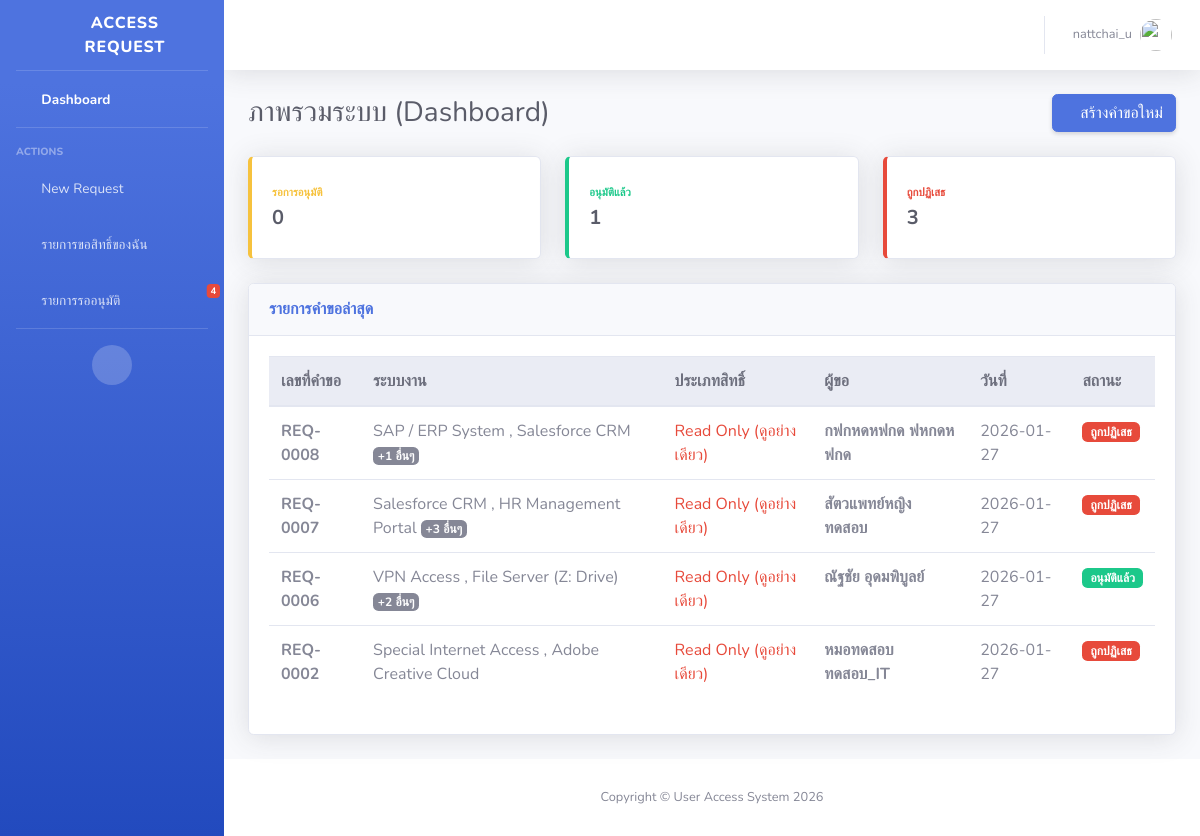
Screenshot of / (signed in) with the database file from the repository.
### access_requests/models.py (models this page shows, shortened)
class AccessRequest(models.Model):
    STATUS_CHOICES = [
        ('pending_manager', 'รอหัวหน้าอนุมัติ (Wait for Manager)'),
        ('pending_it', 'รอ IT อนุมัติ (Wait for IT)'),
        ('approved', 'อนุมัติแล้ว (Approved)'),
        ('rejected', 'ไม่อนุมัติ (Rejected)'),
    ]
    ACCESS_LEVEL_CHOICES = [
        ('read', 'Read Only (ดูอย่างเดียว)'),
        ('editor', 'Editor (แก้ไขข้อมูลได้)'),
        ('admin', 'Admin (ผู้ดูแลระบบ)'),
    ]
    request_code = models.CharField(max_length=20, unique=True, editable=False)
    user = models.ForeignKey(User, on_delete=models.CASCADE, related_name='access_requests', null=True, blank=True)
    PREFIX_CHOICES = [
        ('mr', 'นาย/Mr.'),
        ('mrs', 'นาง/Mrs.'),
        ('miss', 'นางสาว/Miss'),
        ('dr_m', 'น.สพ./Dr.'),
        ('dr_f', 'สพ.ญ./Dr.'),
        ('other', 'อื่นๆ'),
    ]
    employee_id = models.CharField(max_length=20, verbose_name="รหัสพนักงาน")
    email = models.EmailField(verbose_name="E-mail")
    prefix = models.CharField(max_length=20, choices=PREFIX_CHOICES, verbose_name="คำนำหน้าชื่อ")
    prefix_other = models.CharField(max_length=100, blank=True, null=True, verbose_name="คำนำหน้าชื่อ (อื่นๆ)")
    prefix_th = models.CharField(max_length=20, blank=True, null=True, verbose_name="คำนำหน้า (ไทย)")
    prefix_en = models.CharField(max_length=20, blank=True, null=True, verbose_name="คำนำหน้า (อังกฤษ)")
    firstname_th = models.CharField(max_length=150, verbose_name="ชื่อ (ไทย)", default="")
    lastname_th = models.CharField(max_length=150, verbose_name="นามสกุล (ไทย)", default="")
    firstname_en = models.CharField(max_length=150, verbose_name="ชื่อ (อังกฤษ)", default="")
    lastname_en = models.CharField(max_length=150, verbose_name="นามสกุล (อังกฤษ)", default="")
    department = models.ForeignKey(Department, on_delete=models.SET_NULL, null=True, verbose_name="แผนก")
    position = models.ForeignKey(Position, on_delete=models.SET_NULL, null=True, verbose_name="ตำแหน่ง")
    systems = models.ManyToManyField(System)
    access_level = models.CharField(max_length=20, choices=ACCESS_LEVEL_CHOICES, default='read')
    reason = models.TextField()
    status = models.CharField(max_length=20, choices=STATUS_CHOICES, default='pending_manager')
    created_at = models.DateTimeField(auto_now_add=True)
    updated_at = models.DateTimeField(auto_now=True)
    manager_approver = models.ForeignKey(User, on_delete=models.SET_NULL, null=True, blank=True, related_name='manager_approvals', verbose_name="ผู้อนุมัติ (Manager)")
    manager_approval_date = models.DateTimeField(null=True, blank=True)
    manager_comment = models.TextField(blank=True, null=True, verbose_name="ความเห็น Manager")
    it_approver = models.ForeignKey(User, on_delete=models.SET_NULL, null=True, blank=True, related_name='it_approvals', verbose_name="ผู้อนุมัติ (IT)")
    it_approval_date = models.DateTimeField(null=True, blank=True)
    reject_reason = models.TextField(blank=True, null=True, verbose_name="เหตุผลที่ปฏิเสธ")
    rejected_by = models.ForeignKey(User, on_delete=models.SET_NULL, null=True, blank=True, related_name='rejected_requests', verbose_name="ผู้ปฏิเสธ")
    rejected_at = models.DateTimeField(null=True, blank=True, verbose_name="วันที่ปฏิเสธ")

class System(models.Model):
    name = models.CharField(max_length=100)
    description = models.TextField(blank=True)

### access_requests/views.py (the view)
# urls.py: path('', views.dashboard, name='dashboard'),
@login_required
def dashboard(request):
    requests = AccessRequest.objects.filter(user=request.user).order_by('-created_at')
    pending_count = requests.filter(status='pending').count()
    approved_count = requests.filter(status='approved').count()
    rejected_count = requests.filter(status='rejected').count()
    context = {
        'requests': requests[:10], # Show recent 10
        'pending_count': pending_count,
        'approved_count': approved_count,
        'rejected_count': rejected_count,
    }
    return render(request, 'access_requests/dashboard.html', context)

### access_requests/context_processors.py (called while the page is built)
def pending_approvals_count(request):
    if request.user.is_authenticated and request.user.is_staff:
        count = AccessRequest.objects.filter(status__in=['pending_manager', 'pending_it']).count()
        return {'pending_approval_count': count}
    return {}

### templates/access_requests/dashboard.html (shortened to what this page needs)
{% extends 'base.html' %}
{% block content %}
<div class="d-sm-flex align-items-center justify-content-between mb-4">
    <h1 class="h3 mb-0 text-gray-800">ภาพรวมระบบ (Dashboard)</h1>
    <a href="{% url 'create_request' %}" class="btn btn-primary shadow-sm">
        <i class="fas fa-plus fa-sm text-white-50"></i> สร้างคำขอใหม่
    </a>
</div>
<div class="row">
    <div class="col-xl-4 col-md-4 mb-4">
        <div class="card border-left-warning shadow h-100 py-2">
            <div class="card-body">
                <div class="row no-gutters align-items-center">
                    <div class="col mr-2">
                        <div class="text-xs font-weight-bold text-warning text-uppercase mb-1">
                            รอการอนุมัติ</div>
                        <div class="h5 mb-0 font-weight-bold text-gray-800">{{ pending_count }}</div>
                    </div>
                    <div class="col-auto">
                        <i class="fas fa-clock fa-2x text-gray-300"></i>
                    </div>
                </div>
            </div>
        </div>
    </div>
    <div class="col-xl-4 col-md-4 mb-4">
        <div class="card border-left-success shadow h-100 py-2">
            <div class="card-body">
                <div class="row no-gutters align-items-center">
                    <div class="col mr-2">
                        <div class="text-xs font-weight-bold text-success text-uppercase mb-1">
                            อนุมัติแล้ว</div>
                        <div class="h5 mb-0 font-weight-bold text-gray-800">{{ approved_count }}</div>
                    </div>
                    <div class="col-auto">
                        <i class="fas fa-check-circle fa-2x text-gray-300"></i>
                    </div>
                </div>
            </div>
        </div>
    </div>
    <div class="col-xl-4 col-md-4 mb-4">
        <div class="card border-left-danger shadow h-100 py-2">
            <div class="card-body">
                <div class="row no-gutters align-items-center">
                    <div class="col mr-2">
                        <div class="text-xs font-weight-bold text-danger text-uppercase mb-1">
                            ถูกปฏิเสธ</div>
                        <div class="h5 mb-0 font-weight-bold text-gray-800">{{ rejected_count }}</div>
                    </div>
                    <div class="col-auto">
                        <i class="fas fa-ban fa-2x text-gray-300"></i>
                    </div>
                </div>
            </div>
        </div>
    </div>
</div>
<div class="row">
    <div class="col-xl-12 col-lg-12">
        <div class="card shadow mb-4">
            <div class="card-header py-3">
                <h6 class="m-0 font-weight-bold text-primary">รายการคำขอล่าสุด</h6>
            </div>
            <div class="card-body">
                <div class="table-responsive">
                    <table class="table table-hover" id="dataTable" width="100%" cellspacing="0">
                        <thead class="thead-light">
                            <tr>
                                <th>เลขที่คำขอ</th>
                                <th>ระบบงาน</th>
                                <th>ประเภทสิทธิ์</th>
                                <th>ผู้ขอ</th>
                                <th>วันที่</th>
                                <th>สถานะ</th>
                            </tr>
                        </thead>
                        <tbody>
                            {% for req in requests %}
                            <tr>
                                <td class="font-weight-bold">{{ req.request_code }}</td>
                                <td>
                                    {% for sys in req.systems.all %}
                                        {% if forloop.counter <= 2 %}
                                            {% if not forloop.first %}, {% endif %}
                                            {{ sys.name }}
                                        {% endif %}
                                    {% endfor %}
                                    {% if req.systems.count > 2 %}
                                        <span class="badge badge-secondary" data-toggle="tooltip" data-placement="top" title="{% for sys in req.systems.all %}{{ sys.name }}{% if not forloop.last %}, {% endif %}{% endfor %}">
                                            +{{ req.systems.count|add:"-2" }} อื่นๆ
                                        </span>
                                    {% endif %}
                                </td>
                                <td class="text-danger">
                                    {{ req.get_access_level_display }}
                                </td>
                                <td>
                                    <div class="font-weight-bold">{{ req.firstname_th }} {{ req.lastname_th }}</div>
                                </td>
                                <td>{{ req.created_at|date:"Y-m-d" }}</td>
                                <td>
                                    {% if req.status == 'approved' %}
                                        <span class="badge badge-success px-2 py-1" data-toggle="tooltip" data-placement="top" title="Approver: {{ req.it_approver.get_full_name|default:req.it_approver.username }} (IT)">อนุมัติแล้ว</span>
                                    {% elif req.status == 'rejected' %}
                                        <span class="badge badge-danger px-2 py-1">ถูกปฏิเสธ</span>
                                    {% else %}
                                        <span class="badge badge-warning px-2 py-1 text-white">รออนุมัติ</span>
                                    {% endif %}
                                </td>
                            </tr>
                            {% empty %}
                            <tr>
                                <td colspan="6" class="text-center">ไม่พบรายการคำขอ</td>
                            </tr>
                            {% endfor %}
                        </tbody>
                    </table>
                </div>
            </div>
        </div>
    </div>
</div>
{% endblock %}

### templates/base.html (shortened to what this page needs)
{% load static %}
<!DOCTYPE html>
<html lang="en">
<head>
    <link href="{% static 'vendor/fontawesome-free/css/all.min.css' %}" rel="stylesheet" type="text/css">
    <link href="{% static 'css/sb-admin-2.min.css' %}" rel="stylesheet">
</head>
<body id="page-top">
    <div id="wrapper">
        {% if user.is_authenticated %}
        <ul class="navbar-nav bg-gradient-primary sidebar sidebar-dark accordion" id="accordionSidebar">
            <a class="sidebar-brand d-flex align-items-center justify-content-center" href="{% url 'dashboard' %}">
                <div class="sidebar-brand-icon rotate-n-15">
                    <i class="fas fa-lock"></i>
                </div>
                <div class="sidebar-brand-text mx-3">Access Request</div>
            </a>
            <hr class="sidebar-divider my-0">
            <li class="nav-item active">
                <a class="nav-link" href="{% url 'dashboard' %}">
                    <i class="fas fa-fw fa-tachometer-alt"></i>
                    <span>Dashboard</span></a>
            </li>
            <hr class="sidebar-divider">
            <div class="sidebar-heading">
                Actions
            </div>
            <li class="nav-item">
                <a class="nav-link" href="{% url 'create_request' %}">
                    <i class="fas fa-fw fa-plus-circle"></i>
                    <span>New Request</span></a>
            </li>
            <li class="nav-item">
                <a class="nav-link" href="{% url 'request_list' %}">
                    <i class="fas fa-fw fa-list"></i>
                    <span>รายการขอสิทธิ์ของฉัน</span></a>
            </li>
            {% if user.is_staff %}
            <li class="nav-item">
                <a class="nav-link" href="{% url 'approval_list' %}">
                    <i class="fas fa-fw fa-check-square"></i>
                    <span>รายการรออนุมัติ</span>
                    {% if pending_approval_count > 0 %}
                        <span class="badge badge-danger badge-counter">{{ pending_approval_count }}</span>
                    {% endif %}
                </a>
            </li>
            {% endif %}
            <hr class="sidebar-divider d-none d-md-block">
            <div class="text-center d-none d-md-inline">
                <button class="rounded-circle border-0" id="sidebarToggle"></button>
            </div>
        </ul>
        {% endif %}
        <div id="content-wrapper" class="d-flex flex-column">
            <div id="content">
                {% if user.is_authenticated %}
                <nav class="navbar navbar-expand navbar-light bg-white topbar mb-4 static-top shadow">
                    <ul class="navbar-nav ml-auto">
                        <li class="nav-item dropdown no-arrow">
                            <a class="nav-link dropdown-toggle" href="#" id="userDropdown" role="button"
                                data-toggle="dropdown" aria-haspopup="true" aria-expanded="false">
                                <span class="mr-2 d-none d-lg-inline text-gray-600 small">{{ user.username }}</span>
                                <img class="img-profile rounded-circle"
                                    src="{% static 'img/undraw_profile.svg' %}">
                            </a>
                        </li>
                    </ul>
                </nav>
                {% endif %}
                <div class="container-fluid">
                    {% block content %}
                    {% endblock %}
                </div>
            </div>
            <footer class="sticky-footer bg-white">
                <div class="container my-auto">
                    <div class="copyright text-center my-auto">
                        <span>Copyright &copy; User Access System 2026</span>
                    </div>
                </div>
            </footer>
        </div>
    </div>
</body>
</html>

### rows the page displays
AccessRequest: request_code "REQ-0008", systems.count|add "1", access_level "Read Only (ดูอย่างเดียว)", firstname_th "กฟกหดหฟกด", lastname_th "ฟหกดหฟกด", created_at "2026-01-27", status "ถูกปฏิเสธ"
System: name "SAP / ERP System"
System: name "Salesforce CRM"
AccessRequest: request_code "REQ-0007", systems.count|add "3", access_level "Read Only (ดูอย่างเดียว)", firstname_th "สัตวแพทย์หญิง", lastname_th "ทดสอบ", created_at "2026-01-27", status "ถูกปฏิเสธ"
System: name "HR Management Portal"
AccessRequest: request_code "REQ-0006", systems.count|add "2", access_level "Read Only (ดูอย่างเดียว)", firstname_th "ณัฐชัย", lastname_th "อุดมพิบูลย์", created_at "2026-01-27"
System: name "VPN Access"
System: name "File Server (Z: Drive)"
AccessRequest: request_code "REQ-0002", access_level "Read Only (ดูอย่างเดียว)", firstname_th "หมอทดสอบ", lastname_th "ทดสอบ_IT", created_at "2026-01-27", status "ถูกปฏิเสธ"
System: name "Special Internet Access"
System: name "Adobe Creative Cloud"

### other values shown
{{ pending_approval_count }} "4"
{{ user.username }} "nattchai_u"
{{ pending_count }} "0"
{{ approved_count }} "1"
{{ rejected_count }} "3"
